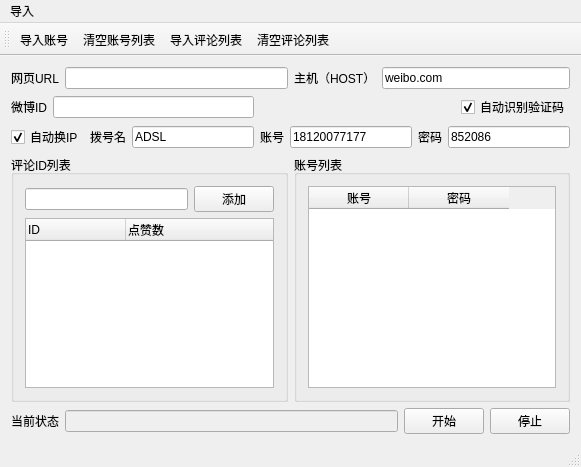
<?xml version="1.0" encoding="UTF-8"?>
<ui version="4.0">
 <class>autobots_toutiaoClass</class>
 <widget class="QMainWindow" name="autobots_toutiaoClass">
  <property name="geometry">
   <rect>
    <x>0</x>
    <y>0</y>
    <width>581</width>
    <height>467</height>
   </rect>
  </property>
  <property name="windowTitle">
   <string>微博评论点赞</string>
  </property>
  <widget class="QWidget" name="centralWidget">
   <layout class="QGridLayout" name="gridLayout_4">
    <item row="0" column="0" colspan="2">
     <layout class="QHBoxLayout" name="horizontalLayout_10">
      <item>
       <layout class="QHBoxLayout" name="horizontalLayout_3">
        <item>
         <widget class="QLabel" name="label_3">
          <property name="text">
           <string>网页URL</string>
          </property>
         </widget>
        </item>
        <item>
         <widget class="QLineEdit" name="lineEdit_url">
          <property name="enabled">
           <bool>true</bool>
          </property>
         </widget>
        </item>
       </layout>
      </item>
      <item>
       <layout class="QHBoxLayout" name="horizontalLayout_9">
        <item>
         <widget class="QLabel" name="label_5">
          <property name="text">
           <string>主机（HOST）</string>
          </property>
         </widget>
        </item>
        <item>
         <widget class="QLineEdit" name="lineEdit_host">
          <property name="enabled">
           <bool>true</bool>
          </property>
          <property name="text">
           <string>weibo.com</string>
          </property>
         </widget>
        </item>
       </layout>
      </item>
     </layout>
    </item>
    <item row="1" column="0">
     <layout class="QHBoxLayout" name="horizontalLayout_2">
      <item>
       <widget class="QLabel" name="label_2">
        <property name="text">
         <string>微博ID</string>
        </property>
       </widget>
      </item>
      <item>
       <widget class="QLineEdit" name="lineEdit_page_id">
        <property name="enabled">
         <bool>true</bool>
        </property>
        <property name="text">
         <string/>
        </property>
       </widget>
      </item>
      <item>
       <spacer name="horizontalSpacer">
        <property name="orientation">
         <enum>Qt::Horizontal</enum>
        </property>
        <property name="sizeHint" stdset="0">
         <size>
          <width>40</width>
          <height>20</height>
         </size>
        </property>
       </spacer>
      </item>
     </layout>
    </item>
    <item row="1" column="1">
     <widget class="QCheckBox" name="checkBox_code_online">
      <property name="text">
       <string>自动识别验证码</string>
      </property>
      <property name="checked">
       <bool>true</bool>
      </property>
     </widget>
    </item>
    <item row="2" column="0" colspan="2">
     <layout class="QHBoxLayout" name="horizontalLayout_4">
      <item>
       <widget class="QCheckBox" name="checkBox_switch_ip">
        <property name="text">
         <string>自动换IP</string>
        </property>
        <property name="checked">
         <bool>true</bool>
        </property>
       </widget>
      </item>
      <item>
       <widget class="QLabel" name="label_4">
        <property name="text">
         <string>拨号名</string>
        </property>
       </widget>
      </item>
      <item>
       <widget class="QLineEdit" name="lineEdit_adsl_name">
        <property name="enabled">
         <bool>true</bool>
        </property>
        <property name="text">
         <string>ADSL</string>
        </property>
       </widget>
      </item>
      <item>
       <widget class="QLabel" name="label_6">
        <property name="text">
         <string>账号</string>
        </property>
       </widget>
      </item>
      <item>
       <widget class="QLineEdit" name="lineEdit_adsl_account">
        <property name="enabled">
         <bool>true</bool>
        </property>
        <property name="text">
         <string>18120077177</string>
        </property>
       </widget>
      </item>
      <item>
       <widget class="QLabel" name="label_7">
        <property name="text">
         <string>密码</string>
        </property>
       </widget>
      </item>
      <item>
       <widget class="QLineEdit" name="lineEdit_adsl_pwd">
        <property name="enabled">
         <bool>true</bool>
        </property>
        <property name="text">
         <string>852086</string>
        </property>
       </widget>
      </item>
     </layout>
    </item>
    <item row="3" column="0" colspan="2">
     <layout class="QHBoxLayout" name="horizontalLayout_6">
      <item>
       <widget class="QGroupBox" name="groupBox">
        <property name="sizePolicy">
         <sizepolicy hsizetype="Preferred" vsizetype="Preferred">
          <horstretch>5</horstretch>
          <verstretch>0</verstretch>
         </sizepolicy>
        </property>
        <property name="title">
         <string>评论ID列表</string>
        </property>
        <layout class="QGridLayout" name="gridLayout">
         <item row="0" column="0">
          <layout class="QHBoxLayout" name="horizontalLayout_8">
           <item>
            <widget class="QLineEdit" name="lineEdit_comment_id"/>
           </item>
           <item>
            <widget class="QPushButton" name="pushButton_add_comment_id">
             <property name="text">
              <string>添加</string>
             </property>
            </widget>
           </item>
          </layout>
         </item>
         <item row="1" column="0">
          <widget class="QTreeWidget" name="treeWidget_comment_id">
           <property name="sizePolicy">
            <sizepolicy hsizetype="Expanding" vsizetype="Expanding">
             <horstretch>2</horstretch>
             <verstretch>0</verstretch>
            </sizepolicy>
           </property>
           <column>
            <property name="text">
             <string>ID</string>
            </property>
           </column>
           <column>
            <property name="text">
             <string>点赞数</string>
            </property>
           </column>
          </widget>
         </item>
        </layout>
       </widget>
      </item>
      <item>
       <widget class="QGroupBox" name="groupBox_2">
        <property name="sizePolicy">
         <sizepolicy hsizetype="Preferred" vsizetype="Preferred">
          <horstretch>5</horstretch>
          <verstretch>0</verstretch>
         </sizepolicy>
        </property>
        <property name="title">
         <string>账号列表</string>
        </property>
        <layout class="QGridLayout" name="gridLayout_2">
         <item row="0" column="0">
          <widget class="QTableWidget" name="tableWidget_account_id">
           <column>
            <property name="text">
             <string>账号</string>
            </property>
           </column>
           <column>
            <property name="text">
             <string>密码</string>
            </property>
           </column>
          </widget>
         </item>
        </layout>
       </widget>
      </item>
     </layout>
    </item>
    <item row="4" column="0" colspan="2">
     <layout class="QHBoxLayout" name="horizontalLayout">
      <item>
       <layout class="QGridLayout" name="gridLayout_3">
        <item row="0" column="0">
         <widget class="QLabel" name="label_1">
          <property name="text">
           <string>当前状态</string>
          </property>
         </widget>
        </item>
        <item row="0" column="1">
         <widget class="QLineEdit" name="lineEdit_msg">
          <property name="enabled">
           <bool>false</bool>
          </property>
         </widget>
        </item>
       </layout>
      </item>
      <item>
       <layout class="QHBoxLayout" name="horizontalLayout_5">
        <item>
         <widget class="QPushButton" name="pushButton_start">
          <property name="text">
           <string>开始</string>
          </property>
         </widget>
        </item>
        <item>
         <widget class="QPushButton" name="pushButton_pause">
          <property name="text">
           <string>停止</string>
          </property>
         </widget>
        </item>
       </layout>
      </item>
     </layout>
    </item>
   </layout>
  </widget>
  <widget class="QMenuBar" name="menuBar">
   <property name="geometry">
    <rect>
     <x>0</x>
     <y>0</y>
     <width>581</width>
     <height>23</height>
    </rect>
   </property>
   <widget class="QMenu" name="menu">
    <property name="title">
     <string>导入</string>
    </property>
    <addaction name="action_from_txt"/>
    <addaction name="action_clear_accounts"/>
    <addaction name="action_import_commentid"/>
    <addaction name="action_clear_comments"/>
   </widget>
   <addaction name="menu"/>
  </widget>
  <widget class="QToolBar" name="mainToolBar">
   <attribute name="toolBarArea">
    <enum>TopToolBarArea</enum>
   </attribute>
   <attribute name="toolBarBreak">
    <bool>false</bool>
   </attribute>
   <addaction name="action_from_txt"/>
   <addaction name="action_clear_accounts"/>
   <addaction name="action_import_commentid"/>
   <addaction name="action_clear_comments"/>
  </widget>
  <widget class="QStatusBar" name="statusBar"/>
  <action name="action_from_txt">
   <property name="text">
    <string>导入账号</string>
   </property>
   <property name="toolTip">
    <string>txt文本</string>
   </property>
  </action>
  <action name="action_import_commentid">
   <property name="text">
    <string>导入评论列表</string>
   </property>
  </action>
  <action name="action_clear_comments">
   <property name="text">
    <string>清空评论列表</string>
   </property>
  </action>
  <action name="action_clear_accounts">
   <property name="text">
    <string>清空账号列表</string>
   </property>
  </action>
 </widget>
 <layoutdefault spacing="6" margin="11"/>
 <resources>
  <include location="autobots_toutiao.qrc"/>
 </resources>
 <connections/>
</ui>
